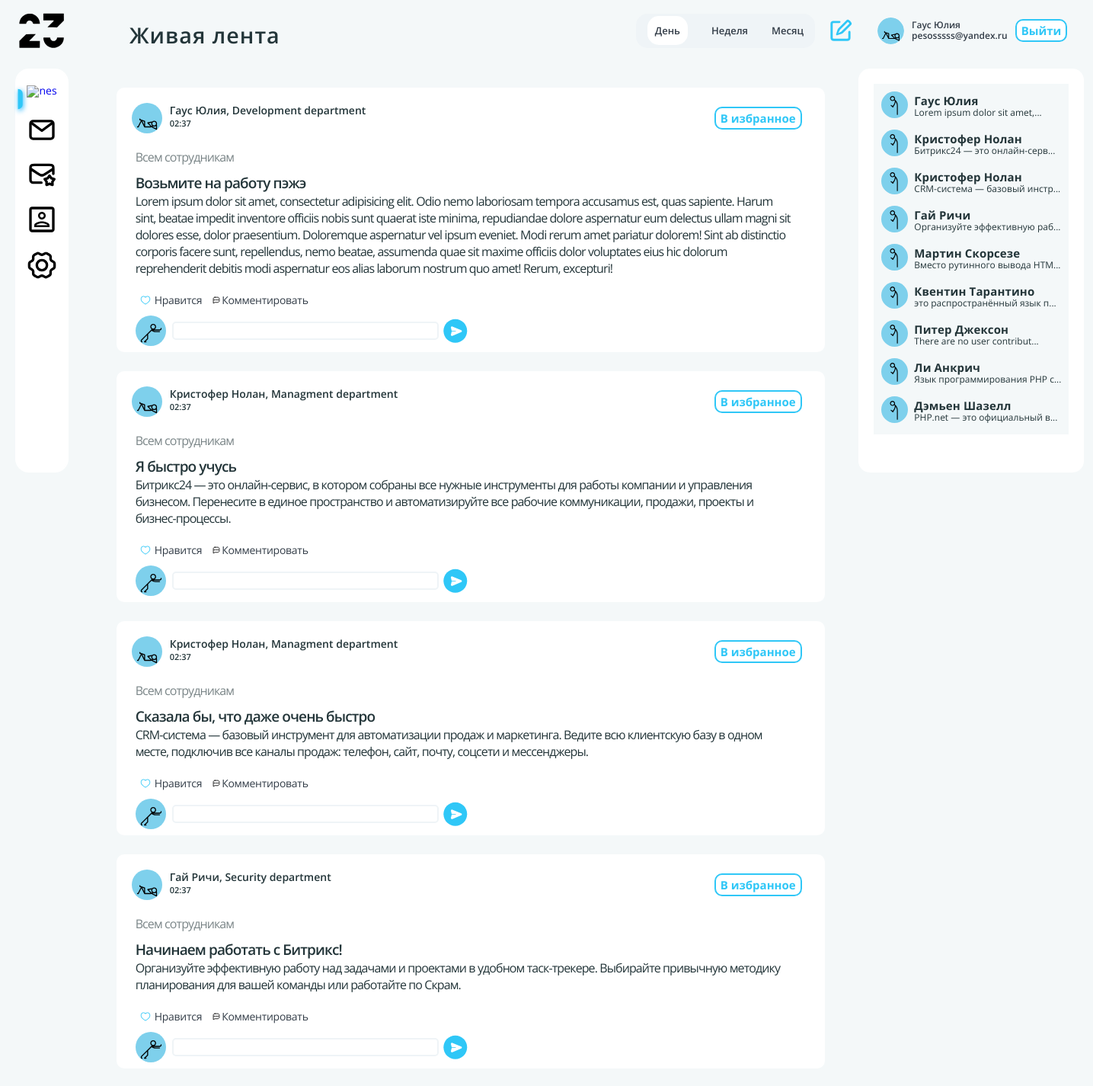
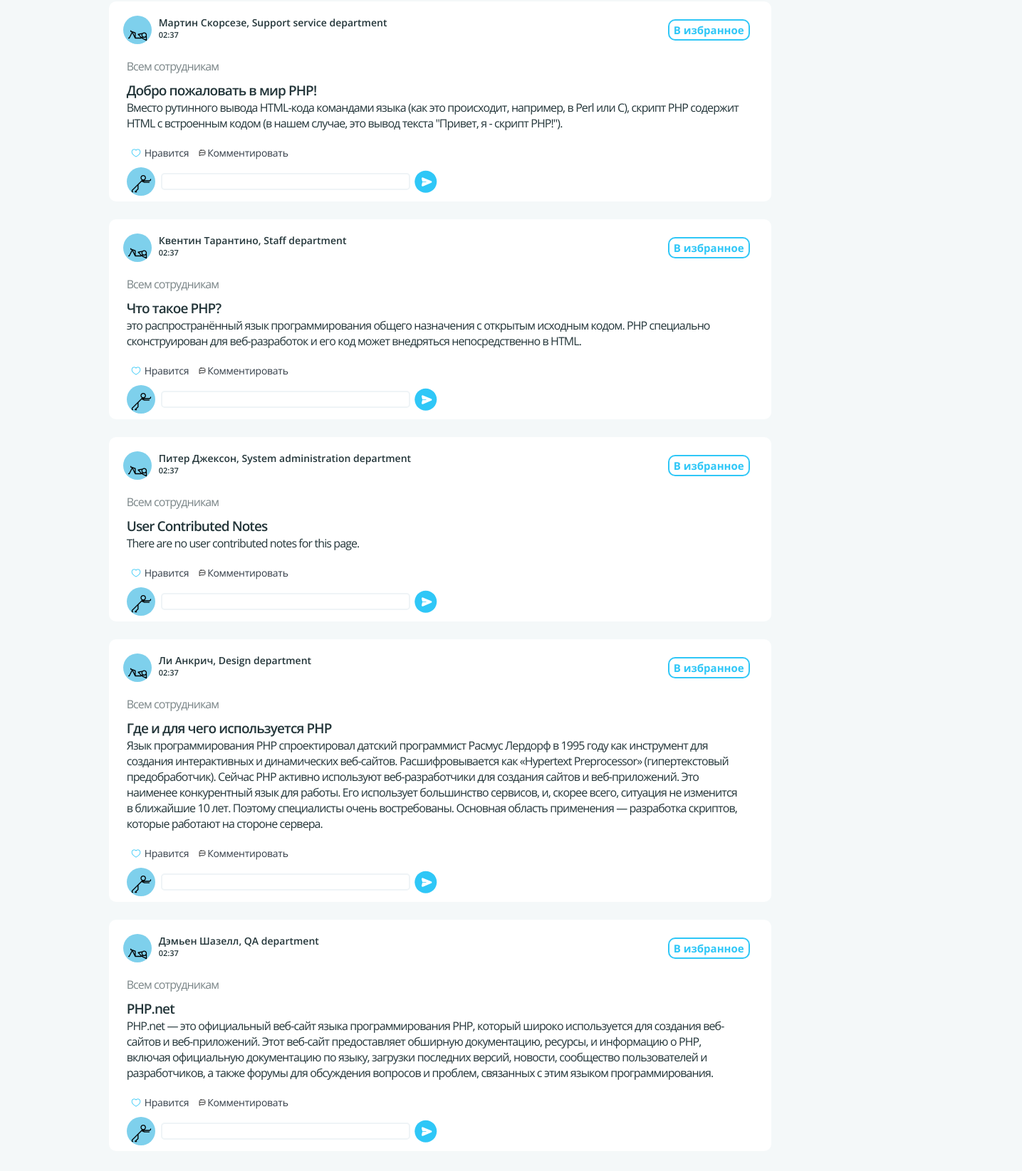
The page / on the database its author committed (2 pictures, top to bottom).
### tables this page shows
CREATE TABLE IF NOT EXISTS message (
	message_id INT PRIMARY KEY,
	message_title VARCHAR(120) NOT NULL,
	message_description TEXT,
	employee_id INT,
	CREATED_AT DATETIME NOT NULL DEFAULT CURRENT_TIMESTAMP,
	UPDATED_AT DATETIME NULL DEFAULT NULL,
	FOREIGN KEY (employee_id) REFERENCES employee(employee_id)
);

CREATE TABLE IF NOT EXISTS employee (
	employee_id INT PRIMARY KEY,
	employee_name VARCHAR(255),
	department VARCHAR(255),
	position VARCHAR(255)
);

### services/message-service.php (called while the page is built, shortened)
<?php
function getMessageList($connection): array
{
	$result = mysqli_query($connection, "
		SELECT
		    m.message_id,
		    m.message_title,
		    m.message_description,
		    m.CREATED_AT,
		    e.employee_id,
		    e.employee_name,
		    e.department
		FROM message m
		JOIN employee e ON m.employee_id = e.employee_id
		");
	$messages = [];
	while ($row = mysqli_fetch_assoc($result))
	{
		$messages[] = [
			'id' => $row['message_id'],
			'title' => $row['message_title'],
			'description' => $row['message_description'],
			'date' => $row['CREATED_AT'],
			'senderId' => $row['employee_id'],
			'senderName' => $row['employee_name'],
			'senderDepartment' => $row['department'],
		];
	}
	return $messages;
}

### services/template-service.php (called while the page is built, shortened)
<?php
function renderTemplate(string $path, array $variables = []): string
{
	$absolutePath = ROOT . "/views/$path.php";
	extract($variables);
	require $absolutePath;
	return ob_get_clean();
}
function convertTime($messageTime): string
{
	return date('H:i', strtotime($messageTime));
}

### views/components/message-card.php (the view, shortened to what this page needs)
<?php foreach ($messages as $message): ?>
<div class="post__wrapper">
	<div class="post__header">
		<div class="post__header_container">
			<img src="/assets/images/person.svg" alt="#" class="post__person_img">
			<div class="post__personInfo">
				<p class="post__person__name"><?= $message['senderName'] . ', ' . $message['senderDepartment']?> department</p>
				<p class="post__person__date"><?= convertTime($message['date'])?></p>
			</div>
		</div>
		<a href="/404.php"><button class="person__favBtn">В избранное</button></a>
	</div>
	<div class="post__body">
		<p class="message__adress">
			Всем сотрудникам
		</p>
		<p class="message__title">
			<?= $message['title']?>
		</p>
		<div class="message__body">
			<p class="post__text"><?= $message['description']?></p>
		</div>
	</div>
	<div class="post__footer">
		<div class="post__reaction">
			<button id="likeButton" class="post__like">
				<img id="emptyHeart" src="/assets/images/emptyHeart.svg" alt="set like">
				<p>Нравится</p>
			</button>
			<button class="post__comment" id="commentButton">
				<img class="comment__img" src="/assets/images/comment.svg" alt="comment post">
				<p class="comment">Комментировать</p>
			</button>
		</div>
		<div class="post__input" id="commentForm">
			<img src="/assets/images/persons/7.svg" alt="#" class="post__person_img">
			<form class="post__form">
				<input type="text" name="comment">
				<button class="post__sendBtn" type="submit"><img class="sendImg" src="/assets/images/sendBtn.svg" alt="send comment"></button>
			</form>
		</div>
	</div>
</div>
<?php endforeach; ?>

### views/components/aside.php (shortened to what this page needs)
<aside class="aside">
	<div class="aside__wrapper">
		<ul class="aside__list">
			<?php foreach ((array)$messages as $message): ?>
			<li class="aside__item">
				<img class="message__img" src="/assets/images/persons/1.svg" alt="avatar">
				<a href="#" class="aside__link">
					<p class="aside__title"><?= $message['senderName']?></p>
					<p class="aside__text"><?= mb_strimwidth($message['description'], 0, 30, "...")?></p>
				</a>
			</li>
			<?php endforeach; ?>
		</ul>
	</div>
</aside>

### rows shown on the page
message: employee.employee_name "Гаус Юлия", message_description "Lorem ipsum dolor sit amet,...", employee.department "Development", CREATED_AT "02:37", message_title "Возьмите на работу пэжэ", message_description "Lorem ipsum dolor sit amet, consectetur adipisicing elit. Odio nemo laboriosam tempora accusamus est, quas sapiente. Harum sint, beatae impedit inventore officiis nobis sunt quaerat iste minima, repudiandae dolore aspernatur eum delectus ullam magni sit dolores esse, dolor praesentium. Doloremque aspernatur vel ipsum eveniet. Modi rerum amet pariatur dolorem! Sint ab distinctio corporis facere sunt, repellendus, nemo beatae, assumenda quae sit maxime officiis dolor voluptates eius hic dolorum reprehenderit debitis modi aspernatur eos alias laborum nostrum quo amet! Rerum, excepturi!"
message: employee.employee_name "Кристофер Нолан", message_description "Битрикс24 — это онлайн-серв...", employee.department "Managment", CREATED_AT "02:37", message_title "Я быстро учусь", message_description "Битрикс24 — это онлайн-сервис, в котором собраны все нужные инструменты для работы компании и управления бизнесом. Перенесите в единое пространство и автоматизируйте все рабочие коммуникации, продажи, проекты и бизнес-процессы."
message: employee.employee_name "Кристофер Нолан", message_description "CRM-система — базовый инстр...", employee.department "Managment", CREATED_AT "02:37", message_title "Сказала бы, что даже очень быстро", message_description "CRM-система — базовый инструмент для автоматизации продаж и маркетинга. Ведите всю клиентскую базу в одном месте, подключив все каналы продаж: телефон, сайт, почту, соцсети и мессенджеры."
message: employee.employee_name "Гай Ричи", message_description "Организуйте эффективную раб...", employee.department "Security", CREATED_AT "02:37", message_title "Начинаем работать с Битрикс!", message_description "Организуйте эффективную работу над задачами и проектами в удобном таск-трекере. Выбирайте привычную методику планирования для вашей команды или работайте по Скрам."
message: employee.employee_name "Мартин Скорсезе", message_description "Вместо рутинного вывода HTM...", employee.department "Support service", CREATED_AT "02:37", message_title "Добро пожаловать в мир PHP!", message_description "Вместо рутинного вывода HTML-кода командами языка (как это происходит, например, в Perl или C), скрипт PHP содержит HTML с встроенным кодом (в нашем случае, это вывод текста \"Привет, я - скрипт PHP!\")."
message: employee.employee_name "Квентин Тарантино", message_description "это распространённый язык п...", employee.department "Staff", CREATED_AT "02:37", message_title "Что такое PHP?", message_description "это распространённый язык программирования общего назначения с открытым исходным кодом. PHP специально сконструирован для веб-разработок и его код может внедряться непосредственно в HTML."
message: employee.employee_name "Питер Джексон", message_description "There are no user contribut...", employee.department "System administration", CREATED_AT "02:37", message_title "User Contributed Notes", message_description "There are no user contributed notes for this page."
message: employee.employee_name "Ли Анкрич", message_description "Язык программирования PHP с...", employee.department "Design", CREATED_AT "02:37", message_title "Где и для чего используется PHP", message_description "Язык программирования PHP спроектировал датский программист Расмус Лердорф в 1995 году как инструмент для создания интерактивных и динамических веб-сайтов. Расшифровывается как «Hypertext Preprocessor» (гипертекстовый предобработчик). Сейчас PHP активно используют веб-разработчики для создания сайтов и веб-приложений. Это наименее конкурентный язык для работы. Его использует большинство сервисов, и, скорее всего, ситуация не изменится в ближайшие 10 лет. Поэтому специалисты очень востребованы. Основная область применения — разработка скриптов, которые работают на стороне сервера."
message: employee.employee_name "Дэмьен Шазелл", message_description "PHP.net — это официальный в...", employee.department "QA", CREATED_AT "02:37", message_title "PHP.net", message_description "PHP.net — это официальный веб-сайт языка программирования PHP, который широко используется для создания веб-сайтов и веб-приложений. Этот веб-сайт предоставляет обширную документацию, ресурсы, и информацию о PHP, включая официальную документацию по языку, загрузки последних версий, новости, сообщество пользователей и разработчиков, а также форумы для обсуждения вопросов и проблем, связанных с этим языком программирования."
